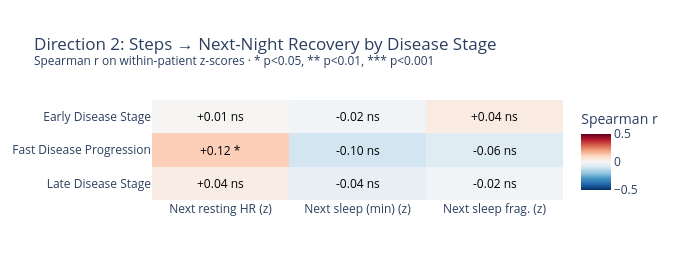

Notebook code cell kept with this figure:
### Code cell
# ── Spearman r: today's steps vs next-night outcomes, by disease stage ─────────
# Uses within-patient z-scores so pooled ranking reflects deviation from each
# patient's own baseline, not between-patient differences in absolute level.
D2_NEXT_COLS   = ['resting_hr_z',            'sum_sleep_minute_z',   'sleep_fragmentation_min_z']
D2_NEXT_LABELS = ['Next resting HR (z)', 'Next sleep (min) (z)', 'Next sleep frag. (z)']

records = []
for stage in DISEASE_ORDER:
    sub = daily_next[daily_next['disease_type'] == stage]
    for col, label in zip(D2_NEXT_COLS, D2_NEXT_LABELS):
        valid = sub[['daily_steps_z', col]].dropna()
        r, p  = spearmanr(valid['daily_steps_z'], valid[col]) if len(valid) >= 10 else (np.nan, np.nan)
        records.append({'disease_type': stage, 'outcome': label, 'r': r, 'p': p, 'n': len(valid)})

corr_stage = pd.DataFrame(records)
corr_stage['sig'] = corr_stage['p'].apply(
    lambda p: '***' if p < 0.001 else '**' if p < 0.01 else '*' if p < 0.05 else 'ns'
)

print(f'{"Disease Stage":<30}  {"Outcome":<25}  {"r":>6}  {"p":>8}  {"":>4}  {"n":>5}')
print('-' * 83)
for _, row in corr_stage.iterrows():
    print(f'{str(row["disease_type"]):<30}  {row["outcome"]:<25}  '
          f'{row["r"]:>+6.3f}  {row["p"]:>8.4f}  {row["sig"]:>4}  {row["n"]:>5}')

# ── Heatmap ───────────────────────────────────────────────────────────────────
r_pivot   = corr_stage.pivot(index='disease_type', columns='outcome', values='r').loc[DISEASE_ORDER, D2_NEXT_LABELS]
sig_pivot = corr_stage.pivot(index='disease_type', columns='outcome', values='sig').loc[DISEASE_ORDER, D2_NEXT_LABELS]
text_matrix = [
    [f'{r:+.2f} {s}' for r, s in zip(r_row, s_row)]
    for r_row, s_row in zip(r_pivot.values, sig_pivot.values)
]

fig = px.imshow(
    r_pivot.values,
    x=D2_NEXT_LABELS, y=DISEASE_ORDER,
    color_continuous_scale='RdBu_r',
    color_continuous_midpoint=0, range_color=[-0.5, 0.5],
    title='Direction 2: Steps → Next-Night Recovery by Disease Stage<br>'
          '<sup>Spearman r on within-patient z-scores · * p<0.05, ** p<0.01, *** p<0.001</sup>',
    aspect='auto', height=280, width=680,
)
for i, row in enumerate(text_matrix):
    for j, txt in enumerate(row):
        fig.add_annotation(x=j, y=i, text=txt, showarrow=False, font=dict(size=12, color='black'))
fig.update_layout(coloraxis_colorbar=dict(title='Spearman r'))
fig.show()

### Figure 1 — Plotly figure (JSON) as saved in the notebook; plotly's stock layout.template omitted (floating-point values rounded to 4 significant figures)
{"data": [{"coloraxis": "coloraxis", "hovertemplate": "x: %{x}<br>y: %{y}<br>color: %{z}<extra></extra>", "name": "0", "type": "heatmap", "x": ["Next resting HR (z)", "Next sleep (min) (z)", "Next sleep frag. (z)"], "xaxis": "x", "y": ["Early Disease Stage", "Fast Disease Progression", "Late Disease Stage"], "yaxis": "y", "z": [[0.007117, -0.01536, 0.04355], [0.1224, -0.09755, -0.0617], [0.03911, -0.04259, -0.0177]]}], "layout": {"annotations": [{"font": {"color": "black", "size": 12}, "showarrow": false, "text": "+0.01 ns", "x": 0, "y": 0}, {"font": {"color": "black", "size": 12}, "showarrow": false, "text": "-0.02 ns", "x": 1, "y": 0}, {"font": {"color": "black", "size": 12}, "showarrow": false, "text": "+0.04 ns", "x": 2, "y": 0}, {"font": {"color": "black", "size": 12}, "showarrow": false, "text": "+0.12 *", "x": 0, "y": 1}, {"font": {"color": "black", "size": 12}, "showarrow": false, "text": "-0.10 ns", "x": 1, "y": 1}, {"font": {"color": "black", "size": 12}, "showarrow": false, "text": "-0.06 ns", "x": 2, "y": 1}, {"font": {"color": "black", "size": 12}, "showarrow": false, "text": "+0.04 ns", "x": 0, "y": 2}, {"font": {"color": "black", "size": 12}, "showarrow": false, "text": "-0.04 ns", "x": 1, "y": 2}, {"font": {"color": "black", "size": 12}, "showarrow": false, "text": "-0.02 ns", "x": 2, "y": 2}], "coloraxis": {"cmax": 0.5, "cmid": 0, "cmin": -0.5, "colorbar": {"title": {"text": "Spearman r"}}, "colorscale": [[0, "rgb(5,48,97)"], [0.1, "rgb(33,102,172)"], [0.2, "rgb(67,147,195)"], [0.3, "rgb(146,197,222)"], [0.4, "rgb(209,229,240)"], [0.5, "rgb(247,247,247)"], [0.6, "rgb(253,219,199)"], [0.7, "rgb(244,165,130)"], [0.8, "rgb(214,96,77)"], [0.9, "rgb(178,24,43)"], [1, "rgb(103,0,31)"]]}, "height": 280, "title": {"text": "Direction 2: Steps → Next-Night Recovery by Disease Stage<br><sup>Spearman r on within-patient z-scores · * p<0.05, ** p<0.01, *** p<0.001</sup>"}, "width": 680, "xaxis": {"anchor": "y", "domain": [0, 1]}, "yaxis": {"anchor": "x", "autorange": "reversed", "domain": [0, 1]}}}
